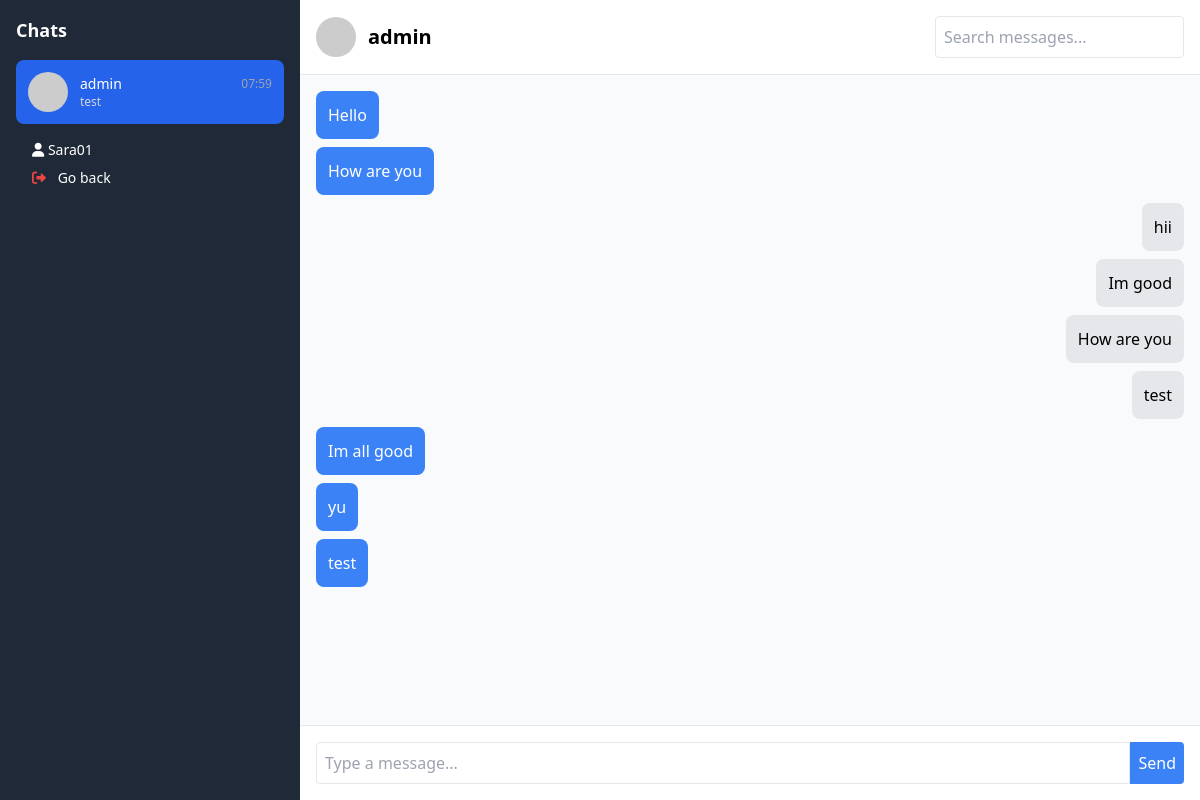
/chat/admin/ (signed in), run on the app's committed database.
### marital/models.py (models this page shows, shortened)
class Message(models.Model):
    sender = models.ForeignKey(User, related_name='sent_messages', on_delete=models.CASCADE)
    receiver = models.ForeignKey(User, related_name='received_messages', on_delete=models.CASCADE)
    content = models.TextField()
    timestamp = models.DateTimeField(default=timezone.now)
    is_read = models.BooleanField(default=False)

### marital/views.py (the view)
# urls.py: path('chat/<str:room_name>/', views.chat_room, name='chat'),
def chat_room(request, room_name):
    other_user = get_object_or_404(User, username=room_name)
    match = Match.objects.filter(
        (Q(user1=request.user, user2=other_user) | Q(user2=request.user, user1=other_user)),
        status='matched'
    ).first()
    if not match:
        messages.error(request, "You can only message users you've matched with.")
        return redirect('marital:matches')
    if request.user == match.user1:
        other_user = match.user2
    else:
        other_user = match.user1
    search_query = request.GET.get('search', '')
    matched_users = User.objects.filter(
        Q(user1_matches__user2=request.user, user1_matches__status='matched') |
        Q(user2_matches__user1=request.user, user2_matches__status='matched')
    ).distinct().exclude(id=request.user.id)
    chats = Message.objects.filter(
        (Q(sender=request.user, receiver=other_user) | Q(receiver=request.user, sender=other_user))
    )
    if search_query:
        chats = chats.filter(Q(content__icontains=search_query))
    chats = chats.order_by('timestamp')
    user_last_messages = []
    for user in matched_users:
        last_message = Message.objects.filter(
            (Q(sender=request.user, receiver=user) | Q(receiver=request.user, sender=user))
        ).order_by('-timestamp').first()
        user_last_messages.append({
            'user': user,
            'last_message': last_message
        })
    user_last_messages.sort(
        key=lambda x: x['last_message'].timestamp if x['last_message'] else timezone.now(),
        reverse=True
    )
    context = {
        'room_name': room_name,
        'chats': chats,
        'match': match,
        'user_last_messages': user_last_messages,
        'search_query': search_query,
        'slug': room_name  # For WebSocket script
    }
    return render(request, 'marital/message.html', context)

### templates/marital/message.html (shortened to what this page needs)
<!DOCTYPE html>
<html lang="en">
<head>
    <script src="https://cdn.tailwindcss.com"></script>
    <link rel="stylesheet" href="https://cdnjs.cloudflare.com/ajax/libs/font-awesome/6.0.0-beta3/css/all.min.css">
</head>
<body class="h-screen flex flex-col bg-gray-100">
    <div class="flex flex-1 overflow-hidden">
        <div class="w-1/4 bg-gray-800 text-white p-4 overflow-y-auto">
            <h5 class="mb-4 text-lg font-semibold">Chats</h5>
            <div class="space-y-2">
                {% for item in user_last_messages %}
                <a href="{% url 'marital:chat' room_name=item.user.username %}"
                    class="block p-3 rounded-lg hover:bg-gray-700 {% if item.user.username == room_name %} bg-blue-600 {% endif %}"
                    data-id="{{ item.user.username }}">
                    <div class="flex items-center">
                        <img src="https://ui-avatars.com/api/?name={{ item.user.username|urlencode }}&size=64&background=random"
                            alt="{{ item.user.username }}'s Profile" class="w-10 h-10 rounded-full mr-3 object-cover">
                        <div class="flex-1">
                            <div class="flex justify-between items-center">
                                <strong class="text-sm font-medium">{{ item.user.username }}</strong>
                                {% if item.last_message %}
                                <span class="text-xs text-gray-400">{{ item.last_message.timestamp|date:"H:i" }}</span>
                                {% endif %}
                            </div>
                            <div>
                                {% if item.last_message %}
                                <p class="text-xs text-gray-300 truncate">
                                    {{ item.last_message.content|truncatewords:5 }}
                                </p>
                                {% else %}
                                <p class="text-xs text-gray-400">No messages yet</p>
                                {% endif %}
                            </div>
                        </div>
                    </div>
                </a>
                {% endfor %}
            </div>
            <div class="mt-auto p-4 bg-gray-800">
                <h5 class="text-sm"><i class="fas fa-user"></i> {{ request.user.username|title }}</h5>
                <h5 class="text-sm mt-2 cursor-pointer">
                    <i class="fas fa-sign-out-alt text-red-500"></i>
                    <a href="{% url 'marital:home' %}" class="text-white ml-2">Go back</a>
                </h5>
            </div>
        </div>
        <div class="w-3/4 flex flex-col">
            <div class="bg-white p-4 flex items-center border-b">
                <img src="https://ui-avatars.com/api/?name={{ room_name|urlencode }}&size=64&background=random"
                    class="w-10 h-10 rounded-full mr-3">
                <h4 class="text-xl font-semibold">{{ room_name }}</h4>
                <form method="GET" action="" class="ml-auto">
                    <input type="text" name="search" class="border p-2 rounded" placeholder="Search messages..."
                        value="{{ search_query }}">
                </form>
            </div>
            <div id="chatbox" class="flex-1 p-4 overflow-y-auto bg-gray-50 flex flex-col">
                {% if chats %}
                {% for message in chats %}
                <div
                    class="chat-message {% if message.sender == request.user %} self-end bg-gray-200 {% else %} self-start bg-blue-500 text-white {% endif %} p-3 rounded-lg max-w-xs mb-2">
                    <span>{{ message.content }}</span>
                </div>
                {% endfor %}
                {% else %}
                <p class="text-center text-gray-500">No messages yet.</p>
                {% endif %}
            </div>
            <div class="p-4 bg-white border-t">
                <div class="flex">
                    <input type="text" id="my_input" class="flex-1 border p-2 rounded-l" placeholder="Type a message..."
                        required>
                    <button id="submit_button" class="bg-blue-500 text-white p-2 rounded-r hover:bg-blue-600">
                        Send
                    </button>
                </div>
            </div>
        </div>
    </div>
</body>
</html>

### data on the page
Message: content "Hello"
Message: content "How are you"
Message: content "hii"
Message: content "Im good"
Message: content "How are you"
Message: content "test"
Message: content "Im all good"
Message: content "yu"
Message: content "test"

### other printed values
{{ item.user.username }} "admin"
{{ item.last_message.timestamp|date:"H:i" }} "07:59"
{{ item.last_message.content|truncatewords:5 }} "test"
{{ request.user.username|title }} "Sara01"
{{ room_name }} "admin"
